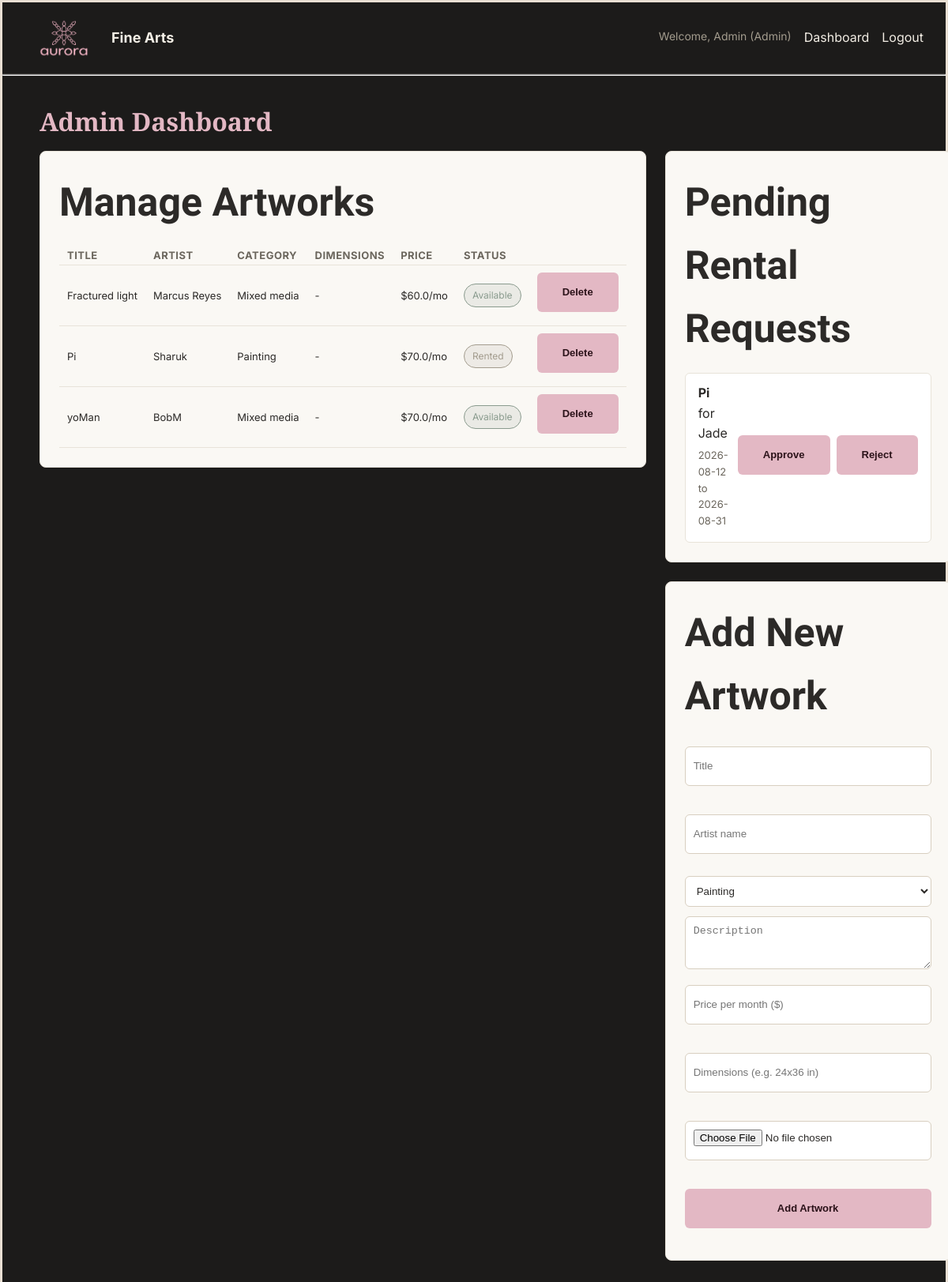
The app's page /admin/dashboard (signed in) with its own data.
### models.py (models this page shows, shortened)
class User(db.Model, UserMixin):
    id = db.Column(db.Integer, primary_key=True)
    name = db.Column(db.String(100),nullable=False)
    email = db.Column(db.String(120),unique=True, nullable=False)
    password_hash = db.Column(db.String(200), nullable=False)
    is_admin = db.Column(db.Boolean, default=False)

class Artwork(db.Model):
    id = db.Column(db.Integer, primary_key=True)
    title = db.Column(db.String(150), nullable=False)
    artist_name = db.Column(db.String(150), nullable=False)
    category = db.Column(db.String(80))
    price_per_month = db.Column(db.Float, nullable=False)
    is_available = db.Column(db.Boolean, default=True)
    image_url = db.Column(db.String(300))
    description = db.Column(db.Text)
    dimensions = db.Column(db.String(50))

class Rental(db.Model):
    id = db.Column(db.Integer, primary_key=True)
    user_id = db.Column(db.Integer,db.ForeignKey("user.id"), nullable=False)
    artwork_id = db.Column(db.Integer,db.ForeignKey("artwork.id"), nullable=False)
    start_date = db.Column(db.Date, nullable=False)
    end_date = db.Column(db.Date, nullable=False)
    status = db.Column(db.String(20), default="pending")
    user = db.relationship("User", backref="rentals")
    artwork = db.relationship("Artwork", backref="rentals")

### app.py (the view)
@app.route("/admin/dashboard")
@login_required
def admin_dashboard():
    if not current_user.is_admin:
        flash("Access denied — admins only.", "error")
        return redirect(url_for("home"))
    pending = Rental.query.filter_by(status="pending").all()
    artworks = Artwork.query.all()
    return render_template("admin_dashboard.html", rentals=pending, artworks=artworks)

### app.py (called while the page is built)
@login_manager.user_loader
def load_user(user_id):
    return User.query.get(int(user_id))

### templates/admin_dashboard.html (shortened to what this page needs)
{% extends "base.html" %}
{% block content %}
<div class="admin-dashboard">
    <h1>Admin Dashboard</h1>
    <div class="admin-columns">
        <section class="admin-section admin-col-left">
            <h2>Manage Artworks</h2>
            <table class="admin-table">
                <thead>
                    <tr>
                        <th>Title</th>
                        <th>Artist</th>
                        <th>Category</th>
                        <th>Dimensions</th>
                        <th>Price</th>
                        <th>Status</th>
                        <th></th>
                    </tr>
                </thead>
                <tbody>
                    {% for art in artworks %}
                        <tr>
                            <td>{{ art.title }}</td>
                            <td>{{ art.artist_name }}</td>
                            <td>{{ art.category }}</td>
                            <td>{{ art.dimensions or "-"}}</td>
                            <td>${{ art.price_per_month }}/mo</td>
                            <td>
                                {% if art.is_available %}
                                    <span class="badge">Available</span>
                                {% else %}
                                    <span class="badge" style="border-color:#A39C8E; color:#A39C8E; background:rgba(163,156,142,0.15);">Rented</span>
                                {% endif %}
                            </td>
                            <td>
                                <form method="POST" action="/admin/artworks/{{ art.id }}/delete">
                                    <input type="submit" value="Delete" class="btn-small btn-reject">
                                </form>
                            </td>
                        </tr>
                    {% endfor %}
                </tbody>
            </table>
        </section>
        <div class="admin-col-right">
            <section class="admin-section">
                <h2>Pending Rental Requests</h2>
                {% if rentals %}
                    <div class="admin-list">
                        {% for rental in rentals %}
                            <div class="admin-row">
                                <div>
                                    <strong>{{ rental.artwork.title }}</strong> for {{ rental.user.name }}
                                    <p class="admin-row-meta">{{ rental.start_date }} to {{ rental.end_date }}</p>
                                </div>
                                <div class="admin-row-actions">
                                    <form method="POST" action="/admin/rentals/{{ rental.id }}/approve" style="display:inline;">
                                        <input type="submit" value="Approve" class="btn-small btn-approve">
                                    </form>
                                    <form method="POST" action="/admin/rentals/{{ rental.id }}/reject" style="display:inline;">
                                        <input type="submit" value="Reject" class="btn-small btn-reject">
                                    </form>
                                </div>
                            </div>
                        {% endfor %}
                    </div>
                {% else %}
                    <p class="admin-empty">No pending requests.</p>
                {% endif %}
            </section>
            <section class="admin-section">
                <h2>Add New Artwork</h2>
                <form method="POST" action="/admin/artworks/add" enctype="multipart/form-data" class="admin-add-form">
                    <input type="text" name="title" placeholder="Title" required>
                    <input type="text" name="artist_name" placeholder="Artist name" required>
                    <select name="category">
                        <option value="Painting">Painting</option>
                    </select>
                    <textarea name="description" placeholder="Description" rows="3"></textarea>
                    <input type="number" step="0.01" name="price_per_month" placeholder="Price per month ($)" required>
                    <input type="text" name="dimensions" placeholder="Dimensions (e.g. 24x36 in)">
                    <input type="file" name="image" accept="image/*">
                    <input type="submit" value="Add Artwork" class="btn-small btn-approve">
                </form>
            </section>
        </div>
    </div>
</div>
{% endblock %}

### templates/base.html (shortened to what this page needs)
<!DOCTYPE html>
<html>
<head>
    <link rel="stylesheet" href="{{ url_for('static', filename='css/style.css') }}">
</head>
<body>
    <nav>
        <div class="nav-brand">
            <a href="/">
                <img src="/static/images/logo.png" alt="Aurora Fine Arts" class="logo">
                 Fine Arts
            </a>
        </div>
        <div class="nav-links" id="nav-links">
            {% if current_user.is_authenticated %}
                {% if current_user.is_admin %}
                <span class="welcome-msg">Welcome, {{ current_user.name }} (Admin)</span>
                <a href="/admin/dashboard">Dashboard</a>
            {% else %}
                    <span class="welcome-msg">Welcome, {{ current_user.name }}</span>
                    <a href="/my-rentals">My rentals</a>
                {% endif %}
                <a href="/logout">Logout</a>
            {% else %}
                <a href="/">Catalog</a>
                <a href="/login">Login</a>
                <a href="/register">Register</a>
                <a href="/contact">Contact Us</a>
            {% endif %}
        </div>
    </nav>
    <hr>
    {% block content %}{% endblock %}
</body>
</html>

### static/css/style.css (style rules this page uses)
* { margin: 0; padding: 0; box-sizing: border-box; }
body { font-family: 'Inter', -apple-system, sans-serif; background-color: #1C1B1A; color: #F2EDE4; line-height: 1.6; border: 3px solid #E8DFD3; min-height: 100vh; }
h1 { font-family: 'Playfair Display', serif; color: #E3B8C4; margin-bottom: 12px; }
h2 { font-family: 'Quicksand', sans-serif; font-size: 50px; font-weight: 700; color: #E3B8C4; text-align: center; margin-top: 100px; margin-bottom: 30px; }
a { color: #E3B8C4; text-decoration: none; }
nav { display: flex; align-items: center; justify-content: space-between; padding: 20px 28px; border-bottom: 1px solid #3A3835; position: relative; }
.nav-links { display: flex; gap: 16px; }
.nav-links a { color: #F2EDE4; }
.welcome-msg { color: #A39C8E; font-size: 14px; }
.nav-brand a { display: flex; align-items: center; gap: 10px; color: #F2EDE4; font-weight: 700; font-size: 18px; }
.logo { height: 50px; width: auto; }
.badge { display: inline-block; font-size: 12px; padding: 4px 10px; border-radius: 999px; border: 1px solid #8A9B8E; color: #8A9B8E; background: rgba(138, 155, 142, 0.15); }
.btn-primary, form input[type="submit"] { display: inline-block; background: #E3B8C4; color: #2B1219; font-weight: 600; padding: 12px 32px; border-radius: 6px; border: none; text-decoration: none; cursor: pointer; }
form input { display: block; width: 100%; max-width: 320px; height: 50px; padding: 10px; margin: 8px 0 16px; background: #262523; border: 1px solid #3A3835; border-radius: 25px; color: #F2EDE4; }
.admin-dashboard { max-width: 1100px; margin: 0 auto; padding: 32px 0; }
.admin-columns { display: grid; grid-template-columns: 1.3fr 1fr; gap: 24px; align-items: start; }
.admin-section { background: #FAF8F4; border: 1px solid #E8E3D9; border-radius: 8px; padding: 24px; margin-bottom: 24px; color: #2C2A28; }
.admin-section h2 { text-align: left; margin: 0 0 16px; color: #2C2A28; }
.admin-list { display: flex; flex-direction: column; gap: 12px; }
.admin-row { display: flex; align-items: center; justify-content: space-between; background: #FFFFFF; border: 1px solid #E8E3D9; border-radius: 6px; padding: 12px 16px; gap: 12px; color: #2C2A28; }
.admin-row-meta { color: #6B665D; font-size: 13px; margin: 4px 0; }
.admin-row-actions { display: flex; gap: 8px; }
.admin-add-form { display: flex; flex-direction: column; gap: 12px; }
.admin-add-form input, .admin-add-form select, .admin-add-form textarea { background: #FFFFFF; border: 1px solid #D8CFC0; border-radius: 6px; padding: 10px; color: #2C2A28; width: 100%; }
.admin-table { width: 100%; border-collapse: collapse; font-size: 13px; }
.admin-table th, .admin-table td { text-align: left; padding: 1px 10px; border-bottom: 1px solid #E8E3D9; color: #2C2A28; white-space: nowrap; }
.admin-table th { color: #6B665D; font-size: 13px; text-transform: uppercase; letter-spacing: 0.5px; }
.btn-small { display: inline-block; font-weight: 600; font-size: 13px; padding: 8px 16px; border-radius: 6px; border: none; cursor: pointer; text-decoration: none; }
.btn-approve { background: #8A9B8E; color: #17251C; }
.btn-reject { background: #E3B8C4; color: #2B1219; }

### records on screen
User: name "Admin"
Artwork: title "Fractured light", artist_name "Marcus Reyes", category "Mixed media", dimensions "-", price_per_month "60.0", is_available "Available"
Artwork: title "Pi", artist_name "Sharuk", category "Painting", dimensions "-", price_per_month "70.0", is_available "Rented"
Artwork: title "yoMan", artist_name "BobM", category "Mixed media", dimensions "-", price_per_month "70.0", is_available "Available"
Rental: artwork "Pi", user.name "Jade", start_date "2026-08-12", end_date "2026-08-31"
